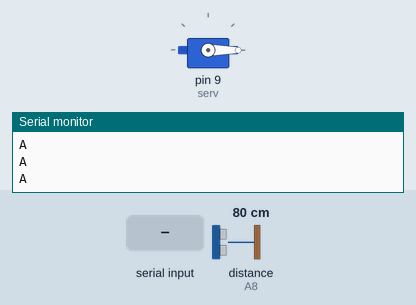
Bench run of a sketch on a simulated Arduino Mega 2560, built with avr-gcc and run on an emulated ATmega2560. Parts: servo, the last lines printed to the serial monitor. Inputs (shaded band) come from the test bench; at power-on: distance to the obstacle (sensor on A8) 80 cm. The echo pulse lasts 58.3 µs per cm.

Above: at 1.0 s.
1.1 s: byte 30 received over Serial
At 1.7 s:
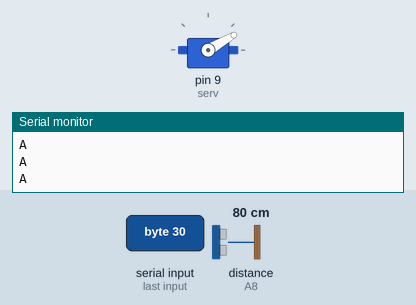
2.7 s: byte 90 received over Serial
At 3.9 s:
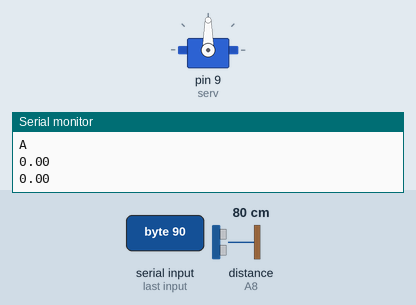
4.2 s: byte 120 received over Serial
At 5.3 s:
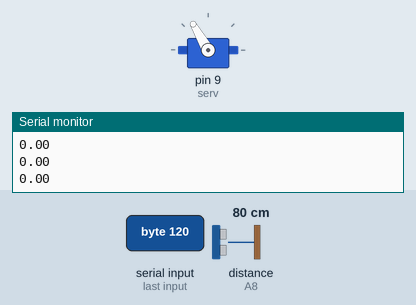
Timing chart, 0 to 7.2 s (numbered marks = the images above; inputs shaded):
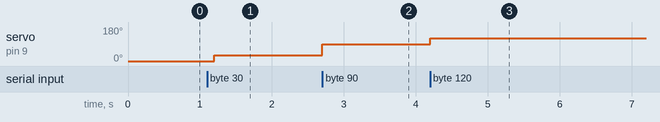

Measured:
- after the input at 1.1 s, servo on pin 9 (serv): 0° → 30° after 0.10 s
- after the input at 2.7 s, servo on pin 9 (serv): 30° → 90° at once
- after the input at 4.2 s, servo on pin 9 (serv): 90° → 120° at once

The sketch:

radar.ino
```cpp
#include<Servo.h>

#include<Ultrasonic.h>

Servo serv;

int trig = A9;

int echo = A8;

Ultrasonic utr(trig, echo);
float pingTime;
float targetDistance;
float speedOfSound = 776.5;
int th;

float dist;

void setup() {
  // put your setup code here, to run once:
  Serial.begin(9600);
  //pinMode(trig, OUTPUT);
  //pinMode(echo, INPUT);
  serv.attach(9);
  th = 0;
  serv.write(th);
  establishContact();
}

void loop() {
  // put your  main code here, to run repeatedly:
  if (Serial.available() > 0) {
    th = Serial.read();
    serv.write(th);
    dist = utr.distanceRead();
    dist = readDist();
    Serial.println(dist);
    delay(100);
  }
}

float readDist() {
  digitalWrite(trig, LOW);
  delayMicroseconds(2000);
  digitalWrite(trig, HIGH);
  delayMicroseconds(15);
  digitalWrite(trig, LOW);
  delayMicroseconds(10);
  pingTime = pulseIn(echo, HIGH);
  pingTime = pingTime / 1000000;
  pingTime = pingTime / 3600;
  targetDistance = speedOfSound * pingTime;
  targetDistance = targetDistance / 2;
  targetDistance = targetDistance * 63360;
  return targetDistance;
}

void establishContact() {
  while (Serial.available() <= 0) {
    Serial.println("A");
    delay(300);
  }
}
```
